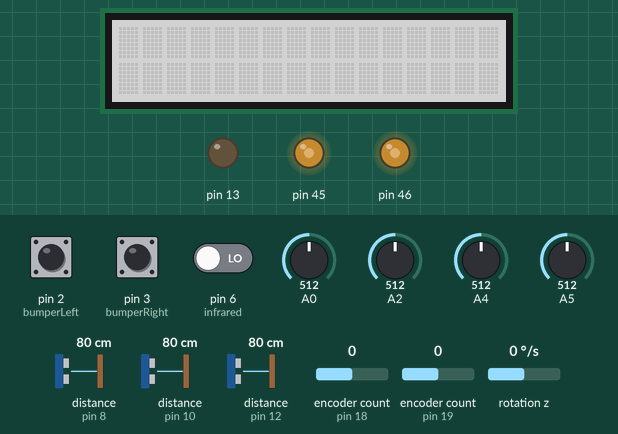
Bench run of a sketch on a simulated Arduino Mega 2560, built with avr-gcc and run on an emulated ATmega2560. Parts: 16×2 character LCD, output pins drawn as LEDs (lit = HIGH). The test bench sets the inputs (shaded band); at power-on: A2 = 512, distance to the obstacle (sensors on pin 12, pin 8, pin 10) 80 cm, pin 2 (bumperLeft) HIGH, pin 3 (bumperRight) HIGH, pin 6 (infrared) LOW, A0 = 512, A4 = 512, A5 = 512, encoder count (sensors on pin 18, pin 19) 0, rotation z 0 °/s.

Above: at 0.8 s.
0.9 s: A2 set to 992
At 1.4 s:
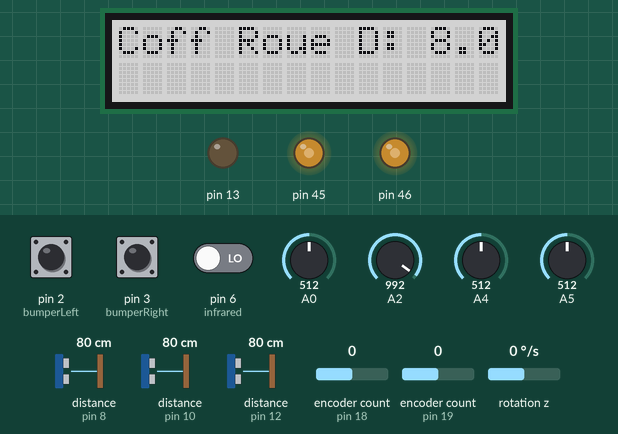
At 2.2 s:
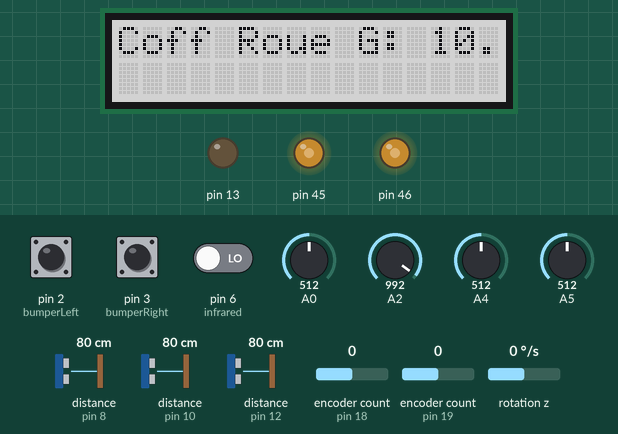
3.9 s: distance to the obstacle (sensor on pin 12) set to 86 cm
6.9 s: distance to the obstacle (sensor on pin 12) set to 96 cm
9.9 s: distance to the obstacle (sensor on pin 8) set to 63 cm
At 10.8 s:
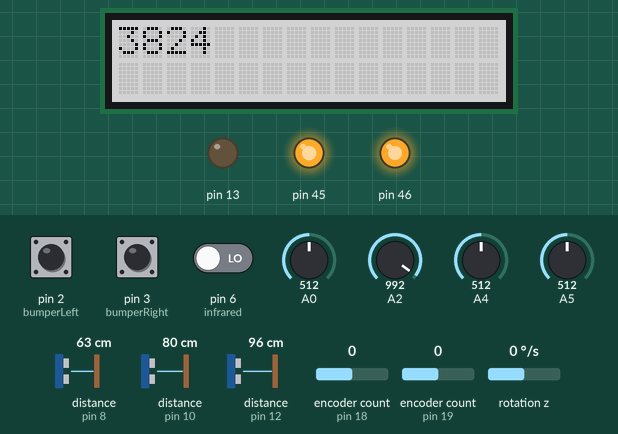
12.9 s: distance to the obstacle (sensor on pin 8) set to 55 cm
15.9 s: pin 2 (bumperLeft) pulled LOW for 0.15 s
At 17.3 s:
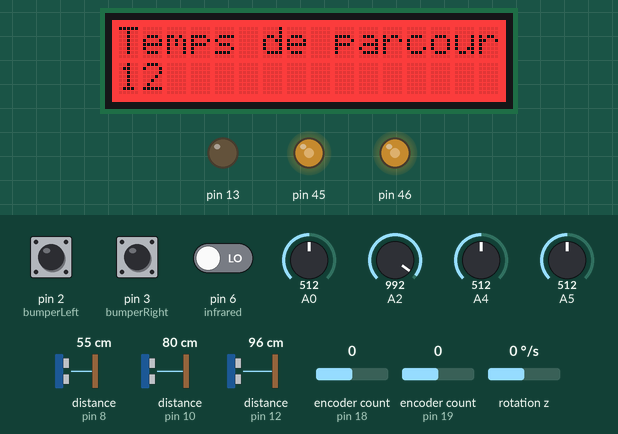
Timing chart, 0 to 18.5 s (numbered marks = the images above; inputs shaded):
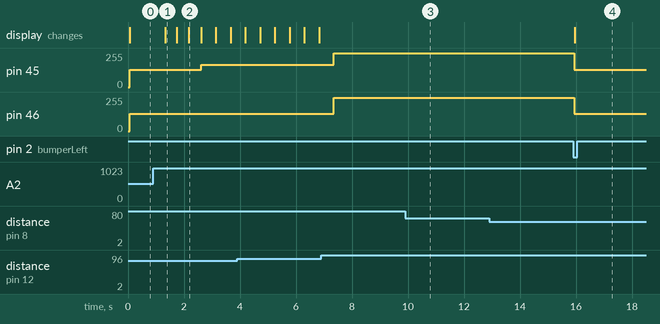

The sketch:

Code_Robot_Final.ino
```cpp
#include "Moteur.h"
#include "affichage.h"
#include "Arret.h"
#include "Ultrasonic.h"
#include <Encoder.h>

int vg = 800;
int vd = 800;

float Kp = 5.0;
int flage = 0;

float Kp_min = 2.0;            // Minimum allowed Kp
float Kp_max = 4.0;            // Maximum allowed Kp
float error_threshold = 10.0;  // Error threshold for adjusting Kp
float mod_rate = 0.008;         // Rate of Kp adjustment
float mod_rate2 = 0.008;

unsigned long previousMillis_PID = 0;    // Stores the last time the action was performed
const unsigned long interval_PID = 400;  // 400 milliseconds

//Regulation
float e = 0.0, e2 = 0.0;
volatile int commande = 0, commande2 = 0;
volatile int vistess_const2 = 782, vistess_const1 = 800;
volatile int RangeF, RangeG, RangeD;

//variable menu PID
int X;
float Coff_Corr_Roue_D = 8.0;
float Coff_Corr_Roue_G = 12.0;
int enter = 0;

const int desired_distance = 60;  // Desired distance in cm
const int tolerance = 1;

int code_arret = 0;
int compteur = 0;
float courant, tension, energie;
int nb_mur;
long temps_start;
long temps_final;

moteur moteur;

//Ultrason
Ultrasonic UltraD(8);
Ultrasonic UltraG(10);
Ultrasonic UltraF(12);

//Encoder
Encoder codeur_L(18, 29);
Encoder codeur_R(19, 27);


ISR(TIMER5_OVF_vect) {
  if (compteur++ >= 244 && code_arret == 0) {
    mesure_energie();
    compteur = 0;
  }
}

void setup() {
  // put your setup code here, to run once:
  Serial.begin(9600);
  lcd.begin(16, 2);
  lcd.setRGB(200, 200, 200);
  pinMode(2, INPUT_PULLUP);
  pinMode(3, INPUT_PULLUP);
  moteur.init();

  while (enter != 3) {
    //lcd.setCursor(0,0);
    //lcd.print(analogRead(A2));
    if (analogRead(A2) > 800) {
      unsigned long currentMillis_PID = millis();

      if (currentMillis_PID - previousMillis_PID >= interval_PID) {
        previousMillis_PID = currentMillis_PID;
        lcd.clear();
        enter++;
        if (enter > 3) enter = 0;
      }
    }
    if (enter == 1) {
      menu_err_D();
    }
    if (enter == 2) {
      menu_err_G();
    }
  }
}

void loop() {
  temps_start = millis();
  while (code_arret == 0) {
    RangeD = UltraD.MeasureInCentimeters();
    RangeF = UltraF.MeasureInCentimeters();
    RangeG = UltraG.MeasureInCentimeters();
    code_arret = Arret(codeur_L.read(), codeur_R.read(), moteur.CO_L, moteur.CO_R, RangeD, RangeG, RangeF);
    detect_mur();
    if (RangeF <= 90) {
      moteur.MoteurD(520);
      moteur.MoteurG(400);
      delay(500);
    } else if (RangeD < desired_distance - tolerance) {
      zone_1();

    } else if (RangeD > desired_distance + tolerance) {
      zone_1();
    }
    if (RangeF < 250 && RangeD < 100 && RangeG < 80) {
      vistess_const2 = 660, vistess_const1 = 600;
    }
    temps_final = millis() - temps_start;
    lcd.setCursor(0, 0);
    lcd.print(temps_final);
  }
  while (1) {
    affichage(code_arret, temps_final / 1000, energie, nb_mur, codeur_L.read() / 1200, codeur_R.read() / 1200);
    moteur.Stop();
  }
}


void zone_1() {
  int error = 60 - RangeG;
  if (error > error_threshold) {
    Coff_Corr_Roue_G += mod_rate;
  } else if (error == 1) {
    Coff_Corr_Roue_G -= mod_rate;
  }

  if (error < -5) {
    Coff_Corr_Roue_D += mod_rate2;
  } else if (error == -1) {
    Coff_Corr_Roue_D -= mod_rate2;
  }

  Coff_Corr_Roue_G = constrain(Coff_Corr_Roue_G, Kp_min, Kp_max);
  Coff_Corr_Roue_D = constrain(Coff_Corr_Roue_D, Kp_min, Kp_max);

  moteur.MoteurGD(vistess_const2, vistess_const1);

  if (RangeD < 59) {
    lcd.setRGB(200, 0, 0);
    e2 = abs(60 - RangeD) * Coff_Corr_Roue_G / 10.0;
    e = constrain(e2, 0, 50);
    commande = e;
    moteur.MoteurD(vistess_const1);
    moteur.MoteurG(vistess_const2 - commande);
  } else if (RangeD > 61) {
    lcd.setRGB(0, 0, 200);
    float e3 = abs(60 - RangeD) * (Coff_Corr_Roue_D / 10.0);
    float e1 = constrain(e3, 0, 100);
    commande2 = e1;
    moteur.MoteurG(vistess_const2);
    moteur.MoteurD(vistess_const1 - commande2);
  }
}

void detect_mur() {
  if (RangeF <= 20 || RangeD <= 20 || RangeG <= 20) nb_mur++;
}

void mesure_energie() {
  for (int i = 0; i < 10; i++) courant = abs(map(analogRead(A5), 0, 1023, MIN_CURRENT, MAX_CURRENT)) + abs(map(analogRead(A4), 0, 1023, MIN_CURRENT, MAX_CURRENT));
  courant = courant / 10;
  tension = (3.0 * analogRead(A0) * 498.0 / 1023.0);
  energie = energie + courant * tension / 1000;
}

void menu_err_D() {
  X = (analogRead(A2) > 600 && analogRead(A2) < 800) ? 1 : ((analogRead(A2) < 400) ? -1 : 0);
  delay(400);
  Coff_Corr_Roue_D = Coff_Corr_Roue_D + X;
  Coff_Corr_Roue_D = constrain(Coff_Corr_Roue_D, 0, 20);
  lcd.clear();
  lcd.setCursor(0, 0);
  lcd.print("Coff Roue D:");
  lcd.setCursor(13, 0);
  lcd.print(Coff_Corr_Roue_D);
}

void menu_err_G() {

  X = (analogRead(A2) > 600 && analogRead(A2) < 800) ? 1 : ((analogRead(A2) < 400) ? -1 : 0);

  delay(400);
  Coff_Corr_Roue_G = Coff_Corr_Roue_G + X;
  Coff_Corr_Roue_G = constrain(Coff_Corr_Roue_G, 0, 10);
  lcd.clear();
  lcd.setCursor(0, 0);
  lcd.print("Coff Roue G:");
  lcd.setCursor(13, 0);
  lcd.print(Coff_Corr_Roue_G);
}
```

Arret.cpp
```cpp
#include "Arret.h"

int Arret(long newLeft,long newRight, bool OMG, bool OMD, int RangeD, int RangeG, int RangeF) {

  //Arret Electrique
  int CurrentR = 0;
  for (int i = 0; i < 9; i++) CurrentR += analogRead(A4);
  CurrentR = CurrentR / 10;
  if (map(CurrentR, 0, 1023, MIN_CURRENT, MAX_CURRENT) >= MAX_CURRENT_MOTOR) code_Arret = 2;

  int CurrentL = 0;
  for (int i = 0; i < 9; i++) CurrentL += analogRead(A5);
  CurrentL = CurrentL / 10;
  if (map(CurrentL, 0, 1023, MIN_CURRENT, MAX_CURRENT) >= MAX_CURRENT_MOTOR) code_Arret = 2;

  //Arret Mécanique
  if (abs(IMU.readFloatGyroZ()) > 200) code_Arret = 3;

  //Arret Roue(s) Bloquée(s)
  if(prevmillis+2000<=millis()){
    if (((newLeft == positionLeft) && OMG) || ((newRight == positionRight) && OMG)) code_Arret = 4;
    positionLeft = newLeft-1;
    positionRight = newRight-1;
    prevmillis=millis();
  }

  //Arret Distance<5cm
  //if (RangeD <= 3 || RangeG <= 3 || RangeF <= 3) code_Arret = 5;

  //Temps écoulé
  long currentTime = millis();
  if ((millis() > 300*1000)) code_Arret = 6;

  //Bumper taper
  bool leftPressed = digitalRead(bumperLeft) == LOW;    // Bumper gauche à l'état bas
  bool rightPressed = digitalRead(bumperRight) == LOW;  // Bumper droit à l'état bas
  if (leftPressed || rightPressed) code_Arret = 7;

  //Fin de course
  if (digitalRead(infrared)) code_Arret = 8;

  //Envoie du code d'arret
  return code_Arret;
}
```

Arret.h
```cpp
#ifndef ERROR_H
#define ERROR_H

#include <Arduino.h>
#include "SparkFunLSM6DS3.h"
//#include "moteur.h"

//Valeur de courant
#define MIN_CURRENT -1.239
#define MAX_CURRENT 1.263
#define MAX_CURRENT_MOTOR 1.6
//Bumper
#define bumperLeft 2
#define bumperRight 3
//Capteur Infrarouge
#define infrared 6
//Accelerometre
static LSM6DS3 IMU(I2C_MODE, 0x6A);
//Pas d'arret
static int code_Arret = 0;
static long positionLeft, positionRight = -100;
static long prevmillis;

int Arret(long, long, bool, bool, int, int, int);

#endif
```

Moteur.cpp
```cpp
#include "Moteur.h"

moteur::moteur() {
}

void moteur::init() {
  pinMode(43, OUTPUT);
  digitalWrite(43, 0);
  DDRL = 0x18;  // PL3 et PL4
  DDRB = 0x80;  // PB7 LedToggle
  TCCR5A = (1 << COM5A1) + (1 << COM5B1);
  TCCR5B = (1 << ICNC5) + (1 << WGM53) + (1 << CS50);  // CS_12:10  = 001  -> prediv par 1
  ICR5 = THASH;                                        // 1999 correspond a f = 4khz
  StopGD;
  // Interrution de débordement du timer
  TIMSK5 = 1 << TOIE5;
  digitalWrite(43, 1);
  sei();
}

void moteur::MoteurGD(int SL, int SR) {
  if (!moteur::ARRET) {
    WriteLR(SL, SR);
    moteur::SL = SL;
    moteur::SR = SR;
    moteur::CO_L = true;
    moteur::CO_R = true;
  } else moteur::Stop();
}

void moteur::MoteurG(int SL) {
  if (!moteur::ARRET) {
    WriteL(SL);
    moteur::SL = SL;
    moteur::CO_L = true;
  } else moteur::Stop();
}

void moteur::MoteurD(int SR) {
  if (!moteur::ARRET) {
    WriteR(SR);
    moteur::SR = SR;
    moteur::CO_R = true;
  } else moteur::Stop();
}

void moteur::Stop() {
  StopGD;
  moteur::CO_L = false;
  moteur::CO_R = false;
}

void moteur::POLICE() {
  if (moteur::prevmillis + 1000 < millis()) {
    moteur::couleur = !moteur::couleur;
    moteur::prevmillis = millis();
  }
  if (couleur) police.setRGB(255, 0, 0);
  else police.setRGB(0, 0, 255);
}
```

Moteur.h
```cpp
#ifndef MOTEUR_H
#define MOTEUR_H

#include <Arduino.h>
#include <rgb_lcd.h>

#define THASH 800
#define STOP_VALUE 400
#define VMAX Thash
// Macros
#define LedToggle digitalWrite(13, !digitalRead(13))
#define WriteL(Vg) OCR5A = Vg  // Vg in [0... 1999]
#define WriteR(Vd) OCR5B = Vd  // VD in [0... 1999]
#define WriteLR(Vg, Vd) WriteL(Vg); WriteR(Vd);
#define StopGD WriteLR(STOP_VALUE, STOP_VALUE);

static rgb_lcd police;

class moteur {
public:
  moteur();

  void init(void);
  void MoteurGD(int SL, int SR);
  void MoteurG(int SL);
  void MoteurD(int SR);
  void Stop(void);
  void POLICE(void);

  bool CO_L;
  bool CO_R;
  bool ARRET;
  int SR;
  int SL;
private:
  long prevmillis;
  bool couleur;
};
#endif
```

affichage.cpp
```cpp
#include "affichage.h"

void affichage(int arret, int temps_parcours, float energie, int nb_mur, long codeur_R, long codeur_L) {
  lcd.setRGB(255, 0, 0);
  if (analogRead(A2) >= SEUIL_HAUT && millis() - prevmillis_Joystick >= TEMPO_JOYSTICK && !(analogRead(A2) >= 750)) {
    prevmillis_Arret = millis();
    menu++;
    prevmillis_Joystick = millis();
  } else if (analogRead(A2) <= SEUIL_BAS && millis() - prevmillis_Joystick >= TEMPO_JOYSTICK && !(analogRead(A2) >= 750)) {
    prevmillis_Arret = millis();
    menu--;
    prevmillis_Joystick = millis();
  }

  if (analogRead(A2) >= 800 || affiche) {
    switch (menu) {
      case 0:
        lcd.setCursor(0, 0);
        lcd.print("Temps de parcour");
        lcd.setCursor(0, 1);
        lcd.print(temps_parcours);
        break;
      case 1:
        lcd.setCursor(0, 0);
        lcd.print("Energie Consomme");
        lcd.setCursor(0, 1);
        lcd.print(energie);
        break;
      case 2:
        lcd.setCursor(0, 0);
        lcd.print("Detection mur");
        lcd.setCursor(0, 1);
        lcd.print(nb_mur);
        break;
      case 3:
        lcd.setCursor(0, 0);
        lcd.print("Tour Roue");
        lcd.setCursor(0, 1);
        lcd.print(codeur_L);
        lcd.print(" ");
        lcd.print(codeur_R);
        break;
      default:
        menu = 0;
        break;
    }
    if (!affiche) {
      affiche = 1;
    }
    if (millis() - prevmillis_Arret >= TEMPO_AFFICHAGE_ARRET) {
      affiche = 0;
    }
  } else {
    switch (arret) {
      case 1:
        lcd.setCursor(0, 0);
        lcd.print("Robot leve");
        break;
      case 2:
        lcd.setCursor(0, 0);
        lcd.print("Arret ELEC");
        break;
      case 3:
        lcd.setCursor(0, 0);
        lcd.print("ARRET MEC");
        break;
      case 4:
        lcd.setCursor(0, 0);
        lcd.print("ARRET RB");
        break;
      case 5:
        lcd.setCursor(0, 0);
        lcd.print("ARRET DIST");
        break;
      case 6:
        lcd.setCursor(0, 0);
        lcd.print("TEMPS ECOULE");
        break;
      case 7:
        lcd.setCursor(0, 0);
        lcd.print("ARRET BUMPER");
        break;
      case 8:
        lcd.setCursor(0, 0);
        lcd.print("FIN DE COURSE");
        break;
      default:
        arret = 0;
        break;
    }
    prevmillis_Arret = millis();
  }
  if (millis() - prevmillis_Clear >= TEMPO_CLEAR) {
    lcd.clear();
    prevmillis_Clear = millis();
  }
}
```

affichage.h
```cpp
#ifndef AFFICHAGE_H
#define AFFICHAGE_H

#include <Arduino.h>
#include <rgb_lcd.h>

#define SEUIL_HAUT 600
#define SEUIL_BAS 400

#define TEMPO_JOYSTICK 1000
#define TEMPO_CLEAR 250
#define TEMPO_AFFICHAGE_ARRET 5000

static rgb_lcd lcd;

static int menu = 0;
static bool affiche;
static long prevmillis_Joystick;
static long prevmillis_Clear;
static long prevmillis_Arret;

void affichage(int, int, float, int, long, long);

#endif
```

Measured:
- after the input at 0.9 s, pin 45: 128/255 → 166/255 after 1.7 s; the display: changes after 0.43 s (image 1)
- after the input at 6.9 s, pin 45: 166/255 → 252/255 after 0.45 s; pin 46: 128/255 → 249/255 after 0.45 s
- after the input at 9.9 s, pin 45: 252/255 → 255/255 at once
- after the input at 12.9 s, every drawn part: stays the same
- after the input at 15.9 s, pin 45: 255/255 → 128/255 at once; pin 46: 249/255 → 128/255 at once; the display: changes after 0.05 s (image 4)
- what the display in image 1 shows lasts 0.4 s, from 1.3 s to 1.7 s
